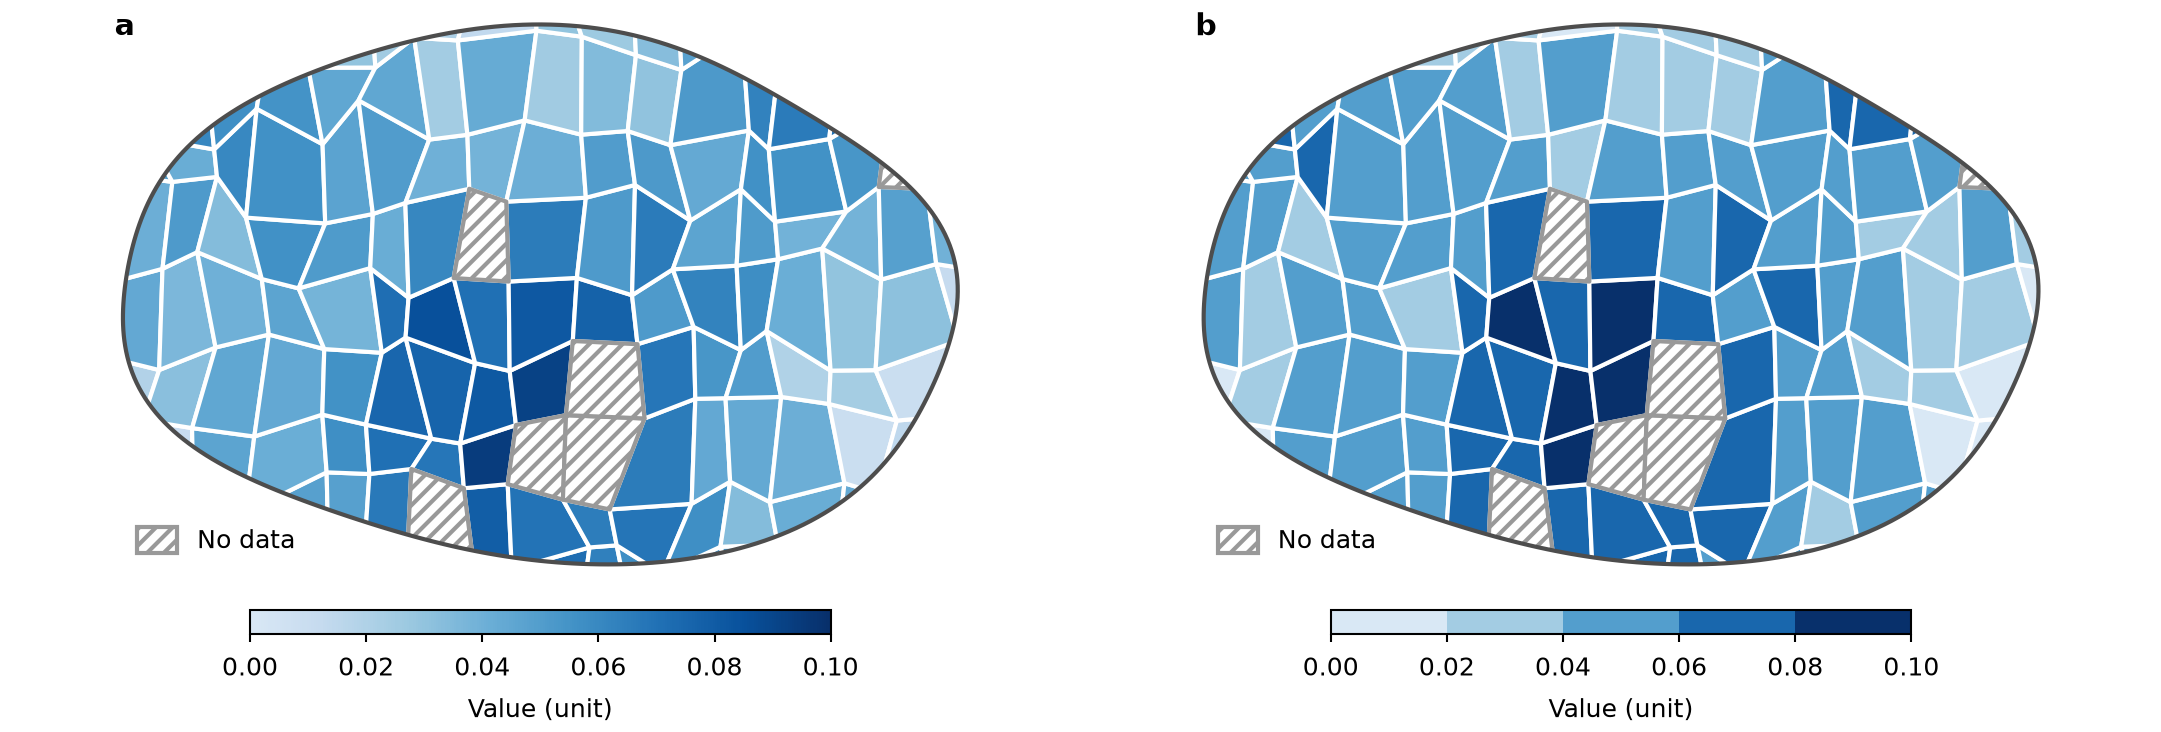

Write the Python code that produced this figure.
"""Choropleth map: districts filled by value, unclassed (a) and in classes (b), with hatched districts without data.
Synthetic districts on a lon/lat grid, clipped to a country outline."""

import os
from pathlib import Path

import matplotlib.pyplot as plt
import numpy as np
from matplotlib.collections import PolyCollection
from matplotlib.colors import BoundaryNorm, ListedColormap, Normalize
from matplotlib.patches import Patch, PathPatch
from matplotlib.path import Path as MplPath

MM = 1 / 25.4
STYLE_DIR = Path(__file__).resolve().parent / "../../../styles"
CENTER = (20.0, 47.0)  # lon, lat of the country
HALF = (15.0, 6.5)  # half-width and half-height in degrees
GRID = (20, 9)  # district columns and rows before clipping
JITTER = 0.35  # vertex shift as a fraction of the grid spacing
NO_DATA_SHARE = 0.06  # share of districts without data
CMAP = ListedColormap(plt.get_cmap("Blues")(np.linspace(0.15, 1.0, 256)))
LIMITS = (0.0, 0.10)  # color scale of panel a
BREAKS = [0.0, 0.02, 0.04, 0.06, 0.08, 0.10]  # class edges of panel b
BORDER = {"edgecolor": "white"}
OUTLINE = {"facecolor": "none", "edgecolor": "0.3"}
NO_DATA = {"facecolor": "white", "edgecolor": "0.6", "hatch": "//////"}


def wiggle(rng, n, scale, terms=10):
    t = np.linspace(0, 1, n, endpoint=False)
    return sum(scale / k * np.sin(2 * np.pi * k * t + rng.uniform(0, 2 * np.pi))
               for k in range(1, terms + 1))


def country(rng):
    angle = np.linspace(0, 2 * np.pi, 300, endpoint=False)
    radius = 1 + wiggle(rng, angle.size, 0.06, terms=6)
    ring = np.column_stack([CENTER[0] + HALF[0] * radius * np.cos(angle),
                            CENTER[1] + HALF[1] * radius * np.sin(angle)])
    return MplPath(np.vstack([ring, ring[:1]]), closed=True)


def districts(rng, outline):
    """Quadrilaterals from a jittered grid; neighbors share their corners exactly."""
    nx, ny = GRID
    x = np.linspace(CENTER[0] - 1.25 * HALF[0], CENTER[0] + 1.25 * HALF[0], nx + 1)
    y = np.linspace(CENTER[1] - 1.25 * HALF[1], CENTER[1] + 1.25 * HALF[1], ny + 1)
    vx, vy = np.meshgrid(x, y)
    vx += rng.uniform(-JITTER, JITTER, vx.shape) * (x[1] - x[0])
    vy += rng.uniform(-JITTER, JITTER, vy.shape) * (y[1] - y[0])
    polygons = []
    for j in range(ny):
        for i in range(nx):
            corners = [(j, i), (j, i + 1), (j + 1, i + 1), (j + 1, i)]
            polygon = np.array([(vx[c], vy[c]) for c in corners])
            if outline.contains_points(polygon).any():
                polygons.append(polygon)
    return polygons


def district_values(rng, polygons):
    center = np.array([p.mean(axis=0) for p in polygons])
    value = 0.05 + 0.035 * np.sin((center[:, 0] - 12) / 5) * np.cos((center[:, 1] - 44) / 4)
    value += rng.normal(0, 0.008, len(polygons))
    missing = rng.random(len(polygons)) < NO_DATA_SHARE
    return np.clip(value, *LIMITS), missing


def choropleth(ax, polygons, value, missing, outline, norm):
    """Fill each district by value; districts without data are hatched. Returns the mappable."""
    clip = PathPatch(outline, transform=ax.transData, facecolor="none")
    shown = [p for p, m in zip(polygons, missing) if not m]
    filled = PolyCollection(shown, array=value[~missing], cmap=CMAP, norm=norm, **BORDER)
    hatched = PolyCollection([p for p, m in zip(polygons, missing) if m], **NO_DATA)
    for collection in (filled, hatched):
        ax.add_collection(collection)
        collection.set_clip_path(clip)
    ax.add_patch(PathPatch(outline, **OUTLINE))
    lon, lat = outline.vertices.T
    ax.set(xlim=(lon.min() - 0.3, lon.max() + 0.3), ylim=(lat.min() - 0.3, lat.max() + 0.3))
    ax.set_aspect(1 / np.cos(np.deg2rad(CENTER[1])))
    ax.set_axis_off()
    return filled


def main():
    rng = np.random.default_rng(11)
    outline = country(rng)
    polygons = districts(rng, outline)
    value, missing = district_values(rng, polygons)
    default = STYLE_DIR / "default.mplstyle"
    sheets = [default] if default.is_file() else []
    if selected := os.environ.get("CEDALION_STYLE"):
        sheet = Path(selected).expanduser()
        sheets.append(sheet if sheet.is_file() else STYLE_DIR / (selected.removesuffix(".mplstyle") + ".mplstyle"))
    map_frame = STYLE_DIR / "map.mplstyle"
    if map_frame.is_file():
        sheets.append(map_frame)
    width_mm = float(os.environ.get("CEDALION_WIDTH_MM", 183))
    with plt.style.context(sheets):
        no_data = Patch(label="No data", **NO_DATA)
        fig, (ax_a, ax_b) = plt.subplots(1, 2, figsize=(width_mm * MM, 62 * MM), layout="constrained")

        filled = choropleth(ax_a, polygons, value, missing, outline, Normalize(*LIMITS))
        fig.colorbar(filled, ax=ax_a, location="bottom", shrink=0.55, aspect=25,
                     ticks=BREAKS, label="Value (unit)")

        classes = BoundaryNorm(BREAKS, CMAP.N)
        filled = choropleth(ax_b, polygons, value, missing, outline, classes)
        fig.colorbar(filled, ax=ax_b, location="bottom", shrink=0.55, aspect=25,
                     ticks=BREAKS, spacing="uniform", label="Value (unit)")

        for ax, letter in zip((ax_a, ax_b), "ab"):
            ax.legend(handles=[no_data], loc="lower left", frameon=False, handlelength=1.6,
                      handleheight=1.2)
            ax.text(0, 1, letter, transform=ax.transAxes, fontsize="large", fontweight="bold",
                    ha="left", va="top")
        fig.savefig(os.environ.get("CEDALION_SNIPPET_PNG", Path(__file__).with_name("snippet.png")), dpi=300)
        plt.close(fig)


if __name__ == "__main__":
    main()
